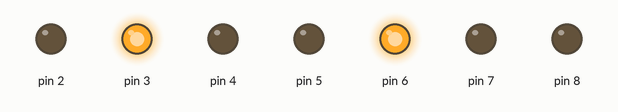
This sketch was run on a simulated Arduino Uno, built with avr-gcc and run on an emulated ATmega328P. Shown: output pins drawn as LEDs (lit = HIGH).

Above: at 0.1 s.
Timing chart, 0 to 1.6 s (numbered marks = the images above):
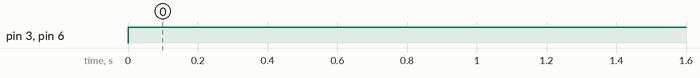

The sketch:

seven_segement_display.ino
```cpp
void setup() {
  // put your setup code here, to run once:
  int pin = 2;
  for (pin = 2; pin < 9; pin ++){
    pinMode(pin, OUTPUT);
  }

}

void loop() {
  // put your main code here, to run repeatedly:
  digitalWrite(2, LOW);
  digitalWrite(3, HIGH);
  digitalWrite(4, LOW);
  digitalWrite(5, LOW);
  digitalWrite(6, HIGH);
  digitalWrite(7, LOW);
  digitalWrite(8, LOW);


}
```

Measured:
- by itself, pin 3, pin 6: LOW → HIGH at 0.00 s
